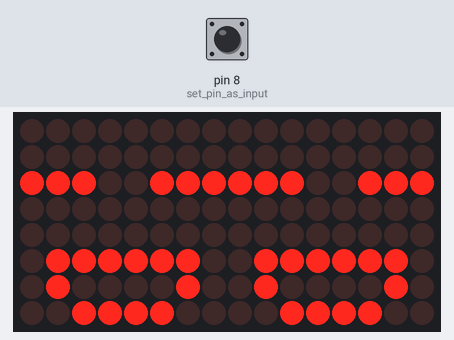
This sketch was run on a simulated Arduino Uno, built with avr-gcc and run on an emulated ATmega328P. Parts: 16×8 LED matrix. The test bench sets the inputs (shaded band); at power-on: pin 8 (set_pin_as_input) LOW.

Above: at 1.2 s.
1.3 s: pin 8 (set_pin_as_input) pulled HIGH for 0.15 s
At 1.38 s:
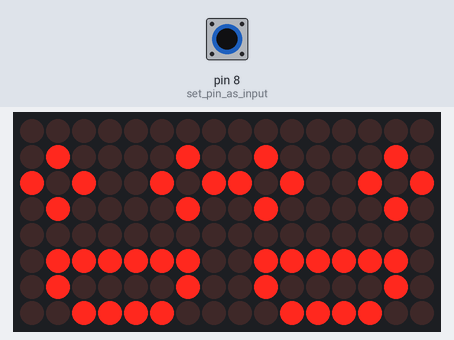
2.9 s: pin 8 (set_pin_as_input) pulled HIGH for 3.2 s
Timing chart, 0 to 5.9 s (numbered marks = the images above; inputs shaded):
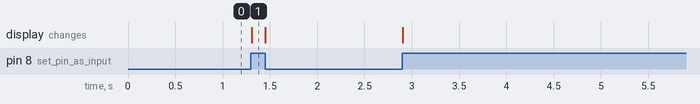

The sketch:

IR_sensor-test.ino
```cpp
#include "LedControl.h"

LedControl lc = LedControl(12, 10, 11, 2); // Pins: DIN,CLK,CS, # of Display connected

unsigned long delayTime = 100; // Delay between Frames


void setup()
{
  Serial.begin(9600);
  pinMode(8, INPUT);// set pin as input
  lc.shutdown(0, false); // Wake up displays
  lc.shutdown(1, false);
  lc.setIntensity(0, 5); // Set intensity levels
  lc.setIntensity(1, 5);
  lc.clearDisplay(0);  // Clear Displays
  lc.clearDisplay(1);
}

byte empty[] = {
  B00000000,
  B00000000,
  B00000000,
  B00000000,
  B00000000,
  B00000000,
  B00000000,
  B00000000
};

byte eyesOpen[] = {
  B00000000,
  B01000010,
  B10100101,
  B01000010,
  B00000000,
  B01111110,
  B01000010,
  B00111100
};

byte eyesClosed[] = {
  B00000000,
  B00000000,
  B11100111,
  B00000000,
  B00000000,
  B01111110,
  B01000010,
  B00111100
};

void displayLoop(byte matrix[])
{
  for (int k = 0; k < 8; k++)
  {
    lc.setRow(0, k, matrix[k]);
    lc.setRow(1, k, matrix[k]);
  }
}


void loop()
{
  int detect = digitalRead(8);// read obstacle status and store it into "detect"
  if (detect != LOW) {
    displayLoop(eyesOpen);
  } else {
    displayLoop(eyesClosed);
  }
}
```

Measured:
- after the input at 1.3 s, the display: changes at once (image 1)
